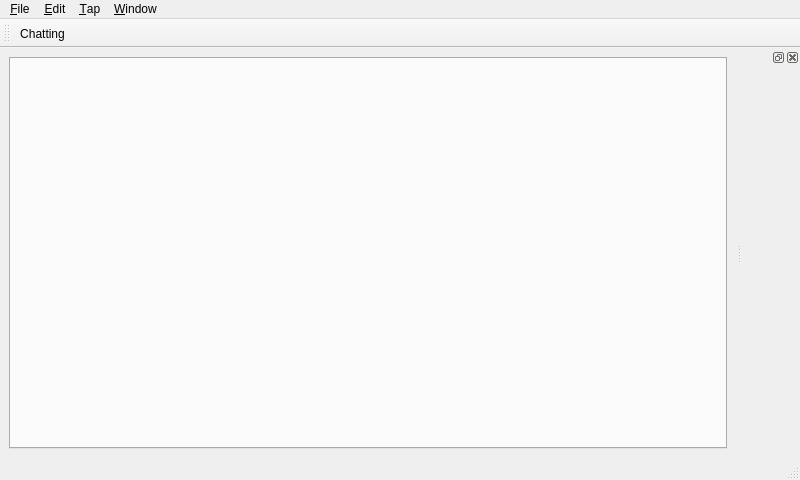
<?xml version="1.0" encoding="UTF-8"?>
<ui version="4.0">
 <class>MainWindow</class>
 <widget class="QMainWindow" name="MainWindow">
  <property name="geometry">
   <rect>
    <x>0</x>
    <y>0</y>
    <width>800</width>
    <height>480</height>
   </rect>
  </property>
  <property name="minimumSize">
   <size>
    <width>800</width>
    <height>480</height>
   </size>
  </property>
  <property name="maximumSize">
   <size>
    <width>800</width>
    <height>480</height>
   </size>
  </property>
  <property name="windowTitle">
   <string>MainWindow</string>
  </property>
  <widget class="QWidget" name="centralwidget">
   <layout class="QVBoxLayout" name="verticalLayout">
    <item>
     <widget class="QTabWidget" name="tabWidget">
      <property name="currentIndex">
       <number>-1</number>
      </property>
     </widget>
    </item>
   </layout>
  </widget>
  <widget class="QMenuBar" name="menubar">
   <property name="geometry">
    <rect>
     <x>0</x>
     <y>0</y>
     <width>800</width>
     <height>17</height>
    </rect>
   </property>
   <widget class="QMenu" name="menuFile">
    <property name="title">
     <string>&amp;File</string>
    </property>
    <addaction name="action_Quit"/>
   </widget>
   <widget class="QMenu" name="menu_Tap">
    <property name="title">
     <string>&amp;Tap</string>
    </property>
    <addaction name="action_Client_Manager"/>
    <addaction name="action_Product_Manager"/>
    <addaction name="action_Order_Manager"/>
   </widget>
   <widget class="QMenu" name="menu_Window">
    <property name="title">
     <string>&amp;Window</string>
    </property>
    <addaction name="action_Chatting"/>
   </widget>
   <widget class="QMenu" name="menu_Edit">
    <property name="title">
     <string>&amp;Edit</string>
    </property>
    <addaction name="action_Add"/>
    <addaction name="action_Search"/>
    <addaction name="action_Modify"/>
    <addaction name="action_Remove"/>
   </widget>
   <addaction name="menuFile"/>
   <addaction name="menu_Edit"/>
   <addaction name="menu_Tap"/>
   <addaction name="menu_Window"/>
  </widget>
  <widget class="QStatusBar" name="statusbar"/>
  <widget class="QToolBar" name="toolBar">
   <property name="windowTitle">
    <string>toolBar</string>
   </property>
   <attribute name="toolBarArea">
    <enum>TopToolBarArea</enum>
   </attribute>
   <attribute name="toolBarBreak">
    <bool>false</bool>
   </attribute>
   <addaction name="action_Chatting"/>
  </widget>
  <widget class="QDockWidget" name="dockWidget">
   <attribute name="dockWidgetArea">
    <number>2</number>
   </attribute>
   <widget class="QWidget" name="dockWidgetContents_2"/>
  </widget>
  <action name="action_Quit">
   <property name="text">
    <string>&amp;Quit</string>
   </property>
  </action>
  <action name="action_Client_Manager">
   <property name="text">
    <string>&amp;Client Manager</string>
   </property>
  </action>
  <action name="action_Product_Manager">
   <property name="text">
    <string>&amp;Product Manager</string>
   </property>
  </action>
  <action name="action_Order_Manager">
   <property name="text">
    <string>&amp;Order Manager</string>
   </property>
  </action>
  <action name="action_Add">
   <property name="text">
    <string>&amp;Add</string>
   </property>
  </action>
  <action name="action_Search">
   <property name="text">
    <string>&amp;Search</string>
   </property>
  </action>
  <action name="action_Modify">
   <property name="text">
    <string>&amp;Modify</string>
   </property>
  </action>
  <action name="action_Remove">
   <property name="text">
    <string>&amp;Remove</string>
   </property>
  </action>
  <action name="action_Chatting">
   <property name="text">
    <string>&amp;Chatting</string>
   </property>
  </action>
 </widget>
 <resources/>
 <connections>
  <connection>
   <sender>action_Quit</sender>
   <signal>triggered()</signal>
   <receiver>MainWindow</receiver>
   <slot>close()</slot>
   <hints>
    <hint type="sourcelabel">
     <x>-1</x>
     <y>-1</y>
    </hint>
    <hint type="destinationlabel">
     <x>399</x>
     <y>299</y>
    </hint>
   </hints>
  </connection>
 </connections>
</ui>
